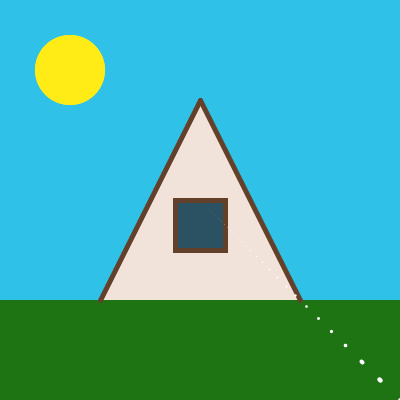
Frame 1 (no input)
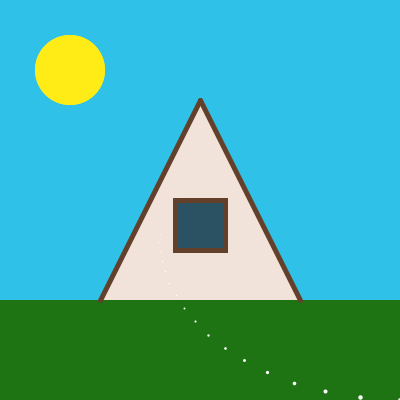
Frame 60 (the mouse pressed at the canvas centre just before this capture)
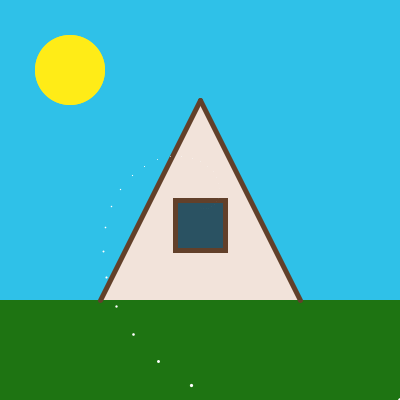
Frame 120 (the mouse held since frame 60 and released just before this capture)

The Processing sketch that drew these frames (run headless with seeded random() and noise(); from frame 60 on, the mouse is pressed at the canvas centre):

// Processing sketch: processing_96915
// ── processing_96915.pde

//Monyse Takaki
//Anoitecer

float angle = 0;

void setup (){
size (400, 400);
background (#2FC1E8);
noStroke ();
fill (#1E7412);
rect (0, 300, 400, 400);
fill (#F2E3DA);
triangle(100, 300, 200, 100, 300, 300);
stroke (#62402A);
strokeWeight (5);
smooth ();
line (200, 100, 100, 300);
line (200, 100, 300, 300);
fill (#2A5262);
rect (175, 200, 50, 50);
}
 
void draw (){
  int x = mouseX;
  int y= mouseY;
  background (#2FC1E8);
noStroke ();
smooth ();
fill (#FFEC17);
ellipse (70, 70, 70, 70);
{
  if (x>=70 && x<=140 && y>=70 && y<=140)
  background (#11034B);
  if (x>=70 && x<=140 && y>=70 && y<=140)
  fill (255);
  ellipse (70, 70, 70, 70);
  noStroke ();
fill (#1E7412);
rect (0, 300, 400, 400);
fill (#F2E3DA);
triangle(100, 300, 200, 100, 300, 300);
stroke (#62402A);
strokeWeight (5);
smooth ();
line (200, 100, 100, 300);
line (200, 100, 300, 300);
fill (#2A5262);
rect (175, 200, 50, 50);
translate(width/2, height/2);
  //vagalumes 
  int counter =0 ;
  
  while(counter<1000) {
      
   
    stroke(255);
    point(width/2, height/2);
    // Rotaciona as coordenadas do sistema num
    // ângulo determinado por uma variavel
    rotate(radians(angle));
    scale(0.900,0.900);
      
    counter++;
  }
  
  // Criação da animação
  angle += 0.10;

}
}
